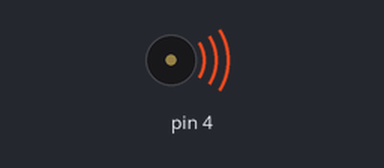
Recording of a sketch running on a simulated Arduino Uno, built with avr-gcc and run on an emulated ATmega328P. Parts: buzzer (waves = sounding).

Above: at 1.4 s.
At 4.6 s:
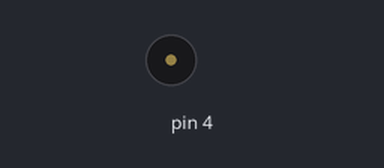
Timing chart, 0 to 6.1 s (numbered marks = the images above):
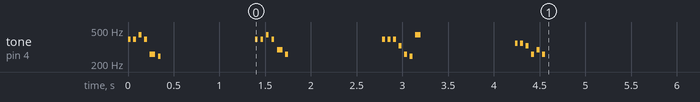

The sketch:

happy_birthday.ino
```cpp
int DELAY = 30;

int B = 246;
int C = 261;
int D = 293;
int E = 329;
int F = 349;
int G = 392;
int A = 440;
int F_sharp = 369;

void nutka(int frequency, int length=1){
  tone(4, frequency);
  delay(DELAY * length);
  noTone(4);
  delay(DELAY);
}

void happy_birthday(){
  nutka(G);
  nutka(G);
  nutka(A);
  nutka(G);
  nutka(C, 2);
  nutka(B);

  delay(1000);

  nutka(G);
  nutka(G);
  nutka(A);
  nutka(G);
  nutka(D, 2);
  nutka(C);

  delay(1000);

  nutka(G);
  nutka(G);
  nutka(G);
  nutka(E);
  nutka(C);
  nutka(B);
  nutka(A, 2);

  delay(1000);

  nutka(F);
  nutka(F);
  nutka(E);
  nutka(C);
  nutka(D);
  nutka(C);
}

void setup() {
  // put your setup code here, to run once:
  pinMode(4, OUTPUT);
  happy_birthday();
}

void loop() {
  // put your main code here, to run repeatedly:

}
```
